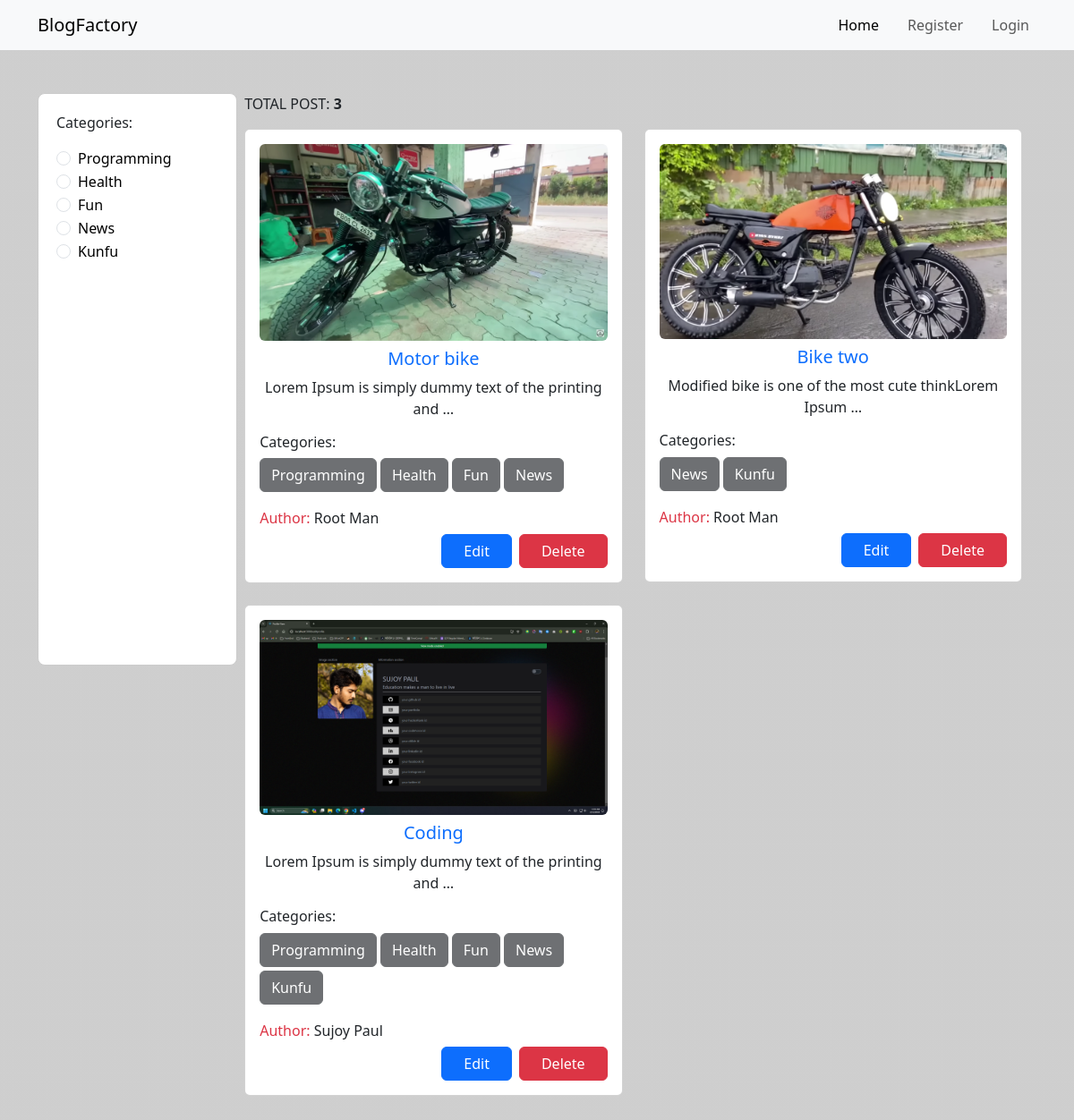
The app's page /, older data.
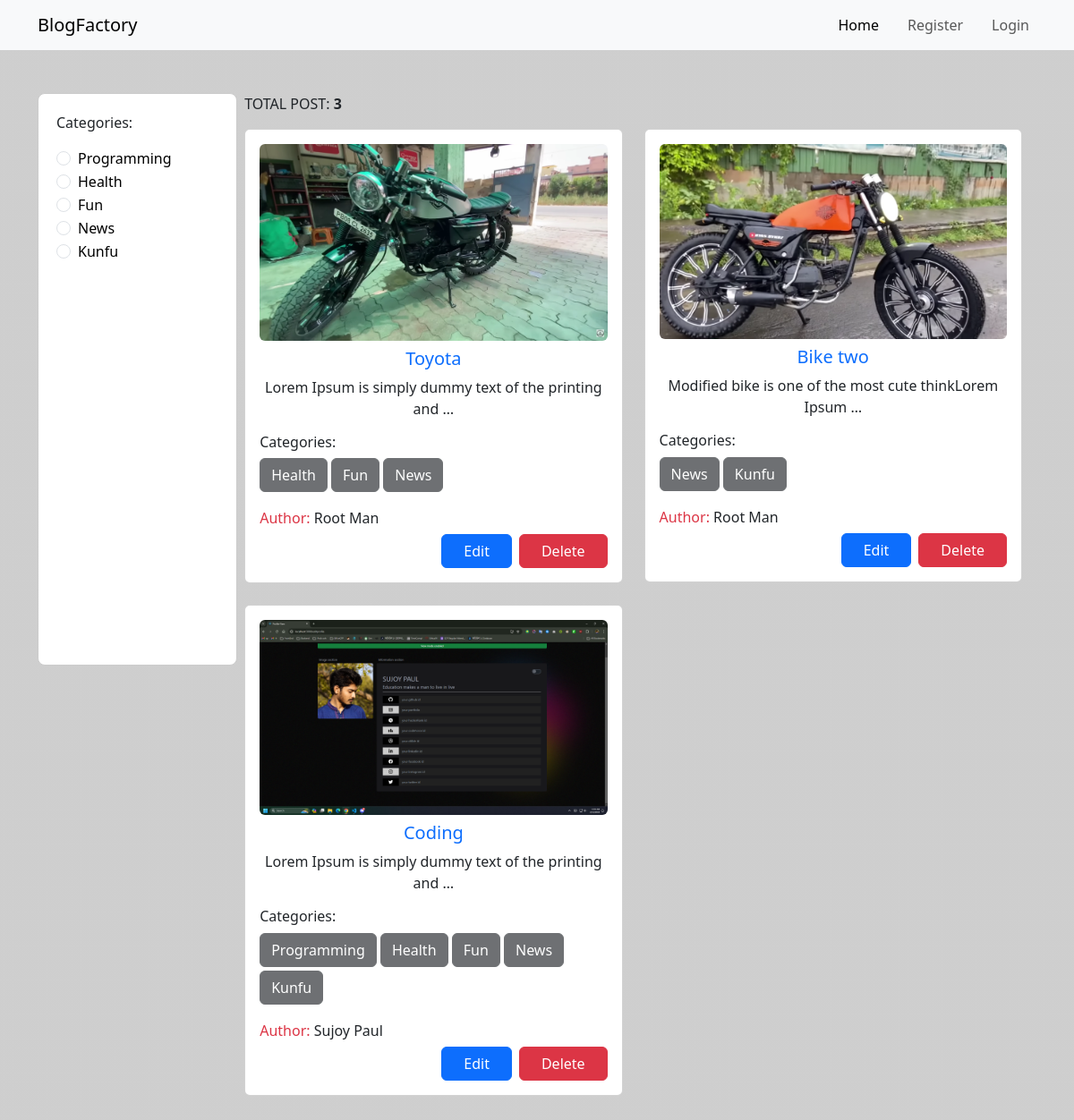
The same page, newer data.
### categories/models.py (models this page shows, shortened)
class Category(models.Model):
    name = models.CharField(max_length=100)
    slug = models.SlugField(max_length=100, unique=True, null=True, blank=True)

### posts/models.py (models this page shows, shortened)
class Post(models.Model):
    title = models.CharField(max_length=100)
    content = models.TextField()
    category = models.ManyToManyField(Category)
    author = models.ForeignKey(User, on_delete=models.CASCADE)
    image = models.FileField(upload_to ='posts/media/uploads/', default=None)

### blogproject/views.py (the view)
# urls.py: path('', home, name='home'),
def home(req, category_slug = None):
    if category_slug is not None:
        findcategory = Category.objects.get(slug=category_slug)
        posts = Post.objects.filter(category = findcategory)
    else:
        posts = Post.objects.all()
    category = Category.objects.all()
    return render(req, 'home.html', {'posts' : posts, 'categories': category})

### templates/home.html
{% extends 'base.html' %}
{% block contents %}
<div class="d-flex align-items-start my-5 gap-2">
   <div style="min-height: 80vh; width: 20%; border: 1px solid rgb(203, 203, 203); padding: 20px; border-radius: 8px; background-color: white;">
    <p>Categories: </p>
    {% for cat in categories %}
      <div class="form-check">
        <input class="form-check-input" type="radio" name="category" id="{{cat.id}}">
        <label class="form-check-label" for="{{cat.id}}">
          <a style="text-decoration: none; color: black;" href="{% url 'category_wise_post' cat.slug %}">
            {{cat.name}}
          </a>
      </label>
      </div>
      {% endfor %}
   </div>
  <div class="row" style="width: 80%;">
      <p class="text-uppercase">Total Post: <strong>{{posts | length}}</strong></p>
      {% for post in posts %}
          <div class="col-sm-6 mb-4">
            <div class="card">
              <div class="card-body">
                <img src="{{post.image.url}}" class="card-img-top rounded-2" alt="...">
                <h5 class="card-title mt-2 text-center"><a class="text-decoration-none text-primary" href="{% url 'detail_post' post.id %}">{{post.title}}</a></h5>
                <p class="card-text text-center">{{post.content | truncatewords:10 }}</p>
                <h6>Categories: </h6>
                    {% for category in post.category.all %}
                    <button disabled class="btn-dark btn text-white mb-1">{{category.name}}</button>
                    {% endfor %}
                <h6 class="mt-3"><span class="text-danger">Author: </span>
                {% if post.author.first_name %}
                  {{post.author.first_name}} {{post.author.last_name}}
                  {% else %}
                  {{post.author}}
                {% endif %}
                  </h6>
                <div class="d-flex justify-content-end">
                  <a href="{% url 'edit_post' post.id %}"><button class="btn btn-primary me-2 px-4">Edit</button></a>
                  <a href="{% url 'delete_post' post.id %}"><button class="btn btn-danger px-4">Delete</button></a>
                </div>
              </div>
            </div>
          </div>
      {% endfor %}
  </div>
</div>
{% endblock contents %}

### templates/base.html (shortened to what this page needs)
<!DOCTYPE html>
<html lang="en">
<head>
    <link href="https://cdn.jsdelivr.net/npm/bootstrap@5.3.3/dist/css/bootstrap.min.css" rel="stylesheet">
</head>
<body style="background-image: linear-gradient(0deg, #cacacaea, #cacacaea), url('https://st.depositphotos.com/1032463/1373/i/450/depositphotos_13732950-stock-photo-background-of-old-vintage-newspapers.jpg');">
      <nav class="navbar navbar-expand-lg bg-body-tertiary">
            <div class="container-fluid container">
            <a class="navbar-brand" href="#">BlogFactory</a>
            <div class="collapse navbar-collapse" id="navbarNav">
                <ul class="navbar-nav ms-auto d-flex gap-3">
                <li class="nav-item">
                    <a class="nav-link active" aria-current="page" href="{% url 'home' %}">Home</a>
                </li>
                {% if request.user.is_authenticated %}
                <li class="nav-item">
                    <a class="nav-link" href="{% url 'add_post' %}">Add Post</a>
                </li>
                <li class="nav-item">
                    <a class="nav-link" href="{% url 'add_category' %}">Add Category</a>
                </li>
                <li class="nav-item">
                    <a class="btn btn-danger" href="{% url 'logout' %}">Logout</a>
                </li>
                <li class="nav-item">
                    <a class="btn btn-primary" href="{% url 'profile' %}">Profile</a>
                </li>
                {% else %}
                <li class="nav-item">
                    <a class="nav-link" href="{% url 'register' %}">Register</a>
                    </li>
                    <li class="nav-item">
                        <a class="nav-link" href="{% url 'login' %}">Login</a>
                        </li>
                        {% endif %}
                </ul>
            </div>
            </div>
      </nav>
      <main class="container">
          {% block contents %}
          {% endblock contents %}
      </main>
</body>
</html>

Row changes from the older to the newer data that the page shows:
changed Post: title "Motor bike" → "Toyota"; loses Category (name "Programming")
